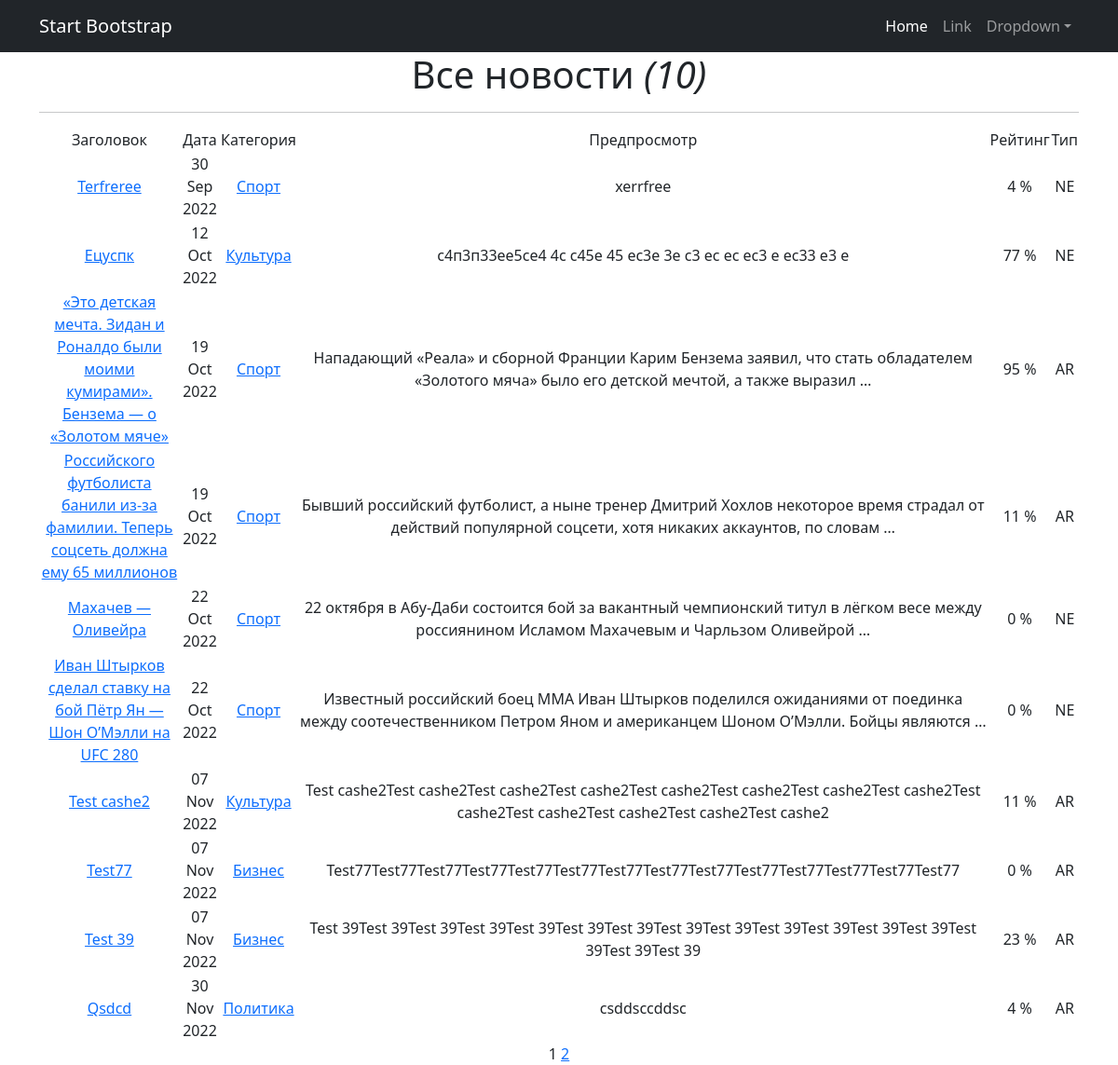
Page /news/ on the committed database.
### simpleapp/models.py (models this page shows, shortened)
class Post(models.Model):
    title = models.CharField(
        max_length=100,
        unique=True,  # названия постов не должны повторяться
    )
    text = models.TextField()
    time_in = models.DateTimeField(auto_now_add=True)
    rating = models.IntegerField(
        validators=[MinValueValidator(0)],
    )
    article = 'AR'
    news = 'NE'
    TYPE = [
        (article, 'Статья'),
        (news, 'Новость'),
    ]
    type = models.CharField(max_length=2, choices=TYPE, default=article)
    category = models.ForeignKey(
        to='Category',
        on_delete=models.CASCADE,
        related_name='post',
    )

class Category(models.Model):
    name = models.CharField(max_length=20, unique=True)
    subscribers = models.ManyToManyField(User, related_name='categories')
    def __str__(self):
        return f'{self.name}'

### simpleapp/views.py (the view)
# urls.py: path('', cache_page(60*1)(PostList.as_view()), name='post_list'),
class PostList(ListView):
    model = Post
    ordering = 'time_in'
    template_name = 'posts.html'
    context_object_name = 'Posts'
    paginate_by = 10
    def get_queryset(self):
        queryset = super().get_queryset()
        self.filterset = PostFilter(self.request.GET, queryset)
        return self.filterset.qs
    def get_context_data(self, **kwargs):
        context = super().get_context_data(**kwargs)
        context['filterset'] = self.filterset
        return context

### simpleapp/templatetags/custom_filters.py (called while the page is built)
@register.filter()
def currency(value):
   return f'{value} %'

### simpleapp/templatetags/custom_tags.py (called while the page is built)
@register.simple_tag(takes_context=True)
def url_replace(context, **kwargs):
   d = context['request'].GET.copy()
   for k, v in kwargs.items():
       d[k] = v
   return d.urlencode()

### templates/posts.html (shortened to what this page needs)
{% extends 'flatpages/default.html' %}
{% load custom_filters %}
{% load custom_tags %}
{% block content %}
   <h1>Все новости <i>({{ Posts|length }})</i> </h1>
    <hr>
   {% if Posts %}
       <table>
           <tr>
               <td>
                   Заголовок
               </td>
               <td>
                   Дата
               </td>
               <td>
                   Категория
               </td>
               <td>
                   Предпросмотр
               </td>
               <td>
                   Рейтинг
               </td>
               <td>
                   Тип
               </td>
                {% for post in Posts %}
                <tr>
                <td><a href="{% url 'post_detail' post.id %}">{{ post.title }}</a></td>
                <td>{{ post.time_in|date:'d M Y' }}</td>
                <td><a href="{% url 'category_list' post.category.id %}">{{ post.category }}</a></td>
                <td>{{ post.text|truncatewords:20 }}</td>
                <td>{{ post.rating|currency }}</td>
                <td>{{ post.type }}</td>
                {% endfor %}
                </tr>
       </table>
   {% else %}
       <h2>Новостей нет!</h2>
   {% endif %}
   {{ page_obj.number }}
   {% if page_obj.has_next %}
       <a href="?{% url_replace page=page_obj.next_page_number %}">{{ page_obj.next_page_number }}</a>
   {% endif %}
{% endblock content %}

### rows in the picture
Post: title "Terfreree", time_in "30 Sep 2022", category "Спорт", text "xerrfree", rating "4 %", type "NE"
Post: title "Ецуспк", time_in "12 Oct 2022", category "Культура", text "с4п3п33ее5се4 4с с45е 45 ес3е 3е с3 ес ес ес3 е ес33 е3 е", rating "77 %", type "NE"
Post: title "«Это детская мечта. Зидан и Роналдо были моими кумирами». Бензема — о «Золотом мяче»", time_in "19 Oct 2022", category "Спорт", text "Нападающий «Реала» и сборной Франции Карим Бензема заявил, что стать обладателем «Золотого мяча» было его детской мечтой, а также выразил …", rating "95 %", type "AR"
Post: title "Российского футболиста банили из-за фамилии. Теперь соцсеть должна ему 65 миллионов", time_in "19 Oct 2022", category "Спорт", text "Бывший российский футболист, а ныне тренер Дмитрий Хохлов некоторое время страдал от действий популярной соцсети, хотя никаких аккаунтов, по словам …", rating "11 %", type "AR"
Post: title "Махачев — Оливейра", time_in "22 Oct 2022", category "Спорт", text "22 октября в Абу-Даби состоится бой за вакантный чемпионский титул в лёгком весе между россиянином Исламом Махачевым и Чарльзом Оливейрой …", rating "0 %", type "NE"
Post: title "Иван Штырков сделал ставку на бой Пётр Ян — Шон О’Мэлли на UFC 280", time_in "22 Oct 2022", category "Спорт", text "Известный российский боец ММА Иван Штырков поделился ожиданиями от поединка между соотечественником Петром Яном и американцем Шоном О’Мэлли. Бойцы являются …", rating "0 %", type "NE"
Post: title "Test cashe2", time_in "07 Nov 2022", category "Культура", text "Test cashe2Test cashe2Test cashe2Test cashe2Test cashe2Test cashe2Test cashe2Test cashe2Test cashe2Test cashe2Test cashe2Test cashe2Test cashe2", rating "11 %", type "AR"
Post: title "Test77", time_in "07 Nov 2022", category "Бизнес", text "Test77Test77Test77Test77Test77Test77Test77Test77Test77Test77Test77Test77Test77Test77", rating "0 %", type "AR"
Post: title "Test 39", time_in "07 Nov 2022", category "Бизнес", text "Test 39Test 39Test 39Test 39Test 39Test 39Test 39Test 39Test 39Test 39Test 39Test 39Test 39Test 39Test 39Test 39", rating "23 %", type "AR"
Post: title "Qsdcd", time_in "30 Nov 2022", category "Политика", text "csddsccddsc", rating "4 %", type "AR"

### other values in the picture
{{ Posts|length }} "10"
{{ page_obj.number }} "1"
{{ page_obj.next_page_number }} "2"
